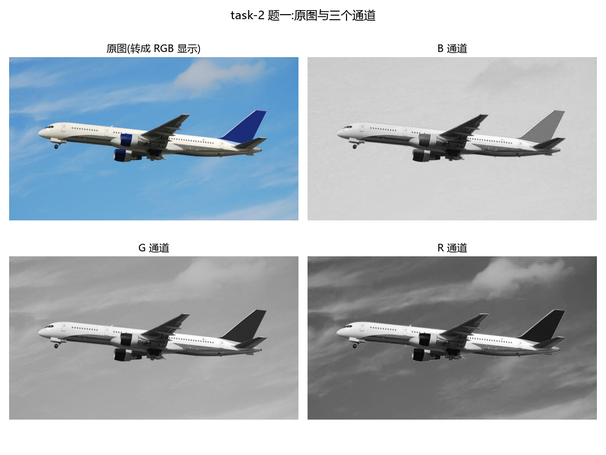
#> input picture results/task2_01_channels.png, 606 x 455 px, shrunk from 1200 x 900 before the run, given in place of example1.jpg, which was not available
$ python matrix_practice.py
#> lines starting #> are read from the running program, lines starting #| are printed output that depends on the picture; pictures that were not available may be replaced by others from this repository, and a replacement may not be noted
# -*- coding: utf-8 -*-
r"""
仿射矩阵填空练习:三种写法的对比

题目:把图片放大 1.5 倍,并向左移 200 像素。

运行:
    python src/matrix_practice.py

三种写法:
    A 你的答案   [[1.5,   1, -200], [  1, -1.5,   0]]
    B 正确写法   [[1.5,   0, -200], [  0,  1.5,   0]]   <- 以左上角为原点缩放
    C 以中心缩放 [[1.5,   0,   tx], [  0,  1.5,   ty]]   <- 图不会跑偏
"""

import os

import cv2
import matplotlib
import numpy as np

matplotlib.use("Agg")
import matplotlib.pyplot as plt  # noqa: E402

PROJECT_ROOT = os.path.dirname(os.path.dirname(os.path.abspath(__file__)))
IMAGE_FILE = os.path.join(PROJECT_ROOT, "data", "example1.jpg")
OUT_DIR = os.path.join(PROJECT_ROOT, "results")
os.makedirs(OUT_DIR, exist_ok=True)

plt.rcParams["font.sans-serif"] = ["Microsoft YaHei", "SimHei", "Arial Unicode MS"]
plt.rcParams["axes.unicode_minus"] = False

img = cv2.imread(IMAGE_FILE)
#> img is the input picture: shape (455, 606, 3); mean B, G, R 193.2, 186.6, 178.4
if img is None:
    raise SystemExit("读不到图片:" + IMAGE_FILE)

h, w = img.shape[:2]
#> h = 455; w = 606
SCALE = 1.5
SHIFT_X = -200

# ---------- 三种写法 ----------
M_A = np.float32([[1.5, 1, -200],
                  [1, -1.5, 0]])

M_B = np.float32([[SCALE, 0, SHIFT_X],
                  [0, SCALE, 0]])

# 以中心为基准缩放:线性部分后面再补一个补偿平移,让中心保持不动
tx_c = (w / 2) * (1 - SCALE) + SHIFT_X
#> tx_c = -351.5
ty_c = (h / 2) * (1 - SCALE)
#> ty_c = -113.8
M_C = np.float32([[SCALE, 0, tx_c],
                  [0, SCALE, ty_c]])
#> M_C = [[1.5, 0, -351.5], [0, 1.5, -113.8]]

cases = [
    ("A 你的答案", M_A),
    ("B 正确(以左上角为原点)", M_B),
    ("C 以中心为基准 + 左移 200", M_C),
]

print("=" * 60)
print("目标:放大 1.5 倍,并向左移 200 像素")
print("=" * 60)

for name, M in cases:
    det = M[0, 0] * M[1, 1] - M[0, 1] * M[1, 0]
    print()
    print(name)
    print("  矩阵:")
    print("    [[%7.2f, %7.2f, %8.2f]," % (M[0, 0], M[0, 1], M[0, 2]))
    print("     [%7.2f, %7.2f, %8.2f]]" % (M[1, 0], M[1, 1], M[1, 2]))
    print("  两条公式:")
    print("    新 x = %.2f*x + %.2f*y + %.2f" % (M[0, 0], M[0, 1], M[0, 2]))
    print("    新 y = %.2f*x + %.2f*y + %.2f" % (M[1, 0], M[1, 1], M[1, 2]))
    print("  行列式 det = %.2f" % det, end="  ")
    if det < 0:
        print("<- 负数!说明图像被镜像翻转了")
    else:
        print("<- 正数,面积放大 %.2f 倍" % det)

# ---------- 四个角被搬到哪里 ----------
rect = np.array([[0, 0], [w, 0], [w, h], [0, h]], dtype=np.float32)
#> rect = [[0, 0], [606, 0], [606, 455], [0, 455]]
corner_names = ["左上", "右上", "右下", "左下"]

print()
print("=" * 60)
print("四个角被搬到哪里(这才是矩阵最直观的读法)")
print("=" * 60)
for name, M in cases:
    homo = np.hstack([rect, np.ones((4, 1), dtype=np.float32)])
    moved = (M @ homo.T).T
    print()
    print(name)
    for i, cname in enumerate(corner_names):
        px, py = rect[i]
        mx, my = moved[i]
        print("  %s (%.0f, %.0f) -> (%.0f, %.0f)" % (cname, px, py, mx, my))

# ---------- 画出来 ----------
fig, axes = plt.subplots(1, 3, figsize=(18, 5.5))
for ax, (name, M) in zip(axes, cases):
    homo = np.hstack([rect, np.ones((4, 1), dtype=np.float32)])
    moved = (M @ homo.T).T

    before = np.vstack([rect, rect[:1]])
    ax.plot(before[:, 0], before[:, 1], "--", color="gray", linewidth=2, label="原位置")

    after = np.vstack([moved, moved[:1]])
    ax.plot(after[:, 0], after[:, 1], "-o", color="tab:red", linewidth=2,
            markersize=7, label="变换后")

    for (px, py), cname in zip(moved, corner_names):
        ax.annotate(cname, (px, py), textcoords="offset points", xytext=(9, -12),
                    color="tab:red", fontsize=11)

    ax.invert_yaxis()
    ax.set_aspect("equal")
    ax.grid(alpha=0.3)
    ax.set_title(name)
    ax.legend(loc="best", fontsize=9)

fig.suptitle("放大 1.5 倍 + 左移 200:三种写法的四个角", fontsize=15)
fig.tight_layout()
corners_path = os.path.join(OUT_DIR, "matrix_practice_corners.png")
fig.savefig(corners_path, dpi=110)
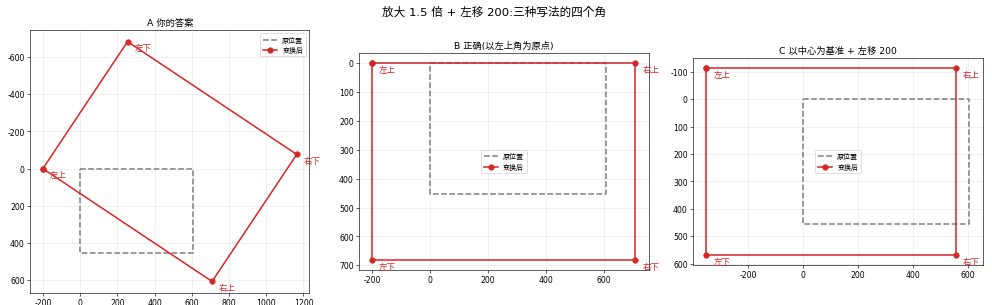
#> figure drawn by matplotlib, 3 panels
plt.close(fig)
print()
print("已保存四角对比图:", corners_path)

# ---------- 真正把图变换出来看一眼 ----------
big_w, big_h = int(w * 2.2), int(h * 2.2)
fig, axes = plt.subplots(1, 3, figsize=(18, 5.5))
for ax, (name, M) in zip(axes, cases):
    canvas = np.zeros((big_h, big_w, 3), dtype=np.uint8)
    canvas[:] = (40, 40, 40)
    warped = cv2.warpAffine(img, M, (big_w, big_h),
                            borderMode=cv2.BORDER_TRANSPARENT,
                            dst=canvas.copy())
    ax.imshow(cv2.cvtColor(warped, cv2.COLOR_BGR2RGB))
    ax.set_title(name)
    ax.axis("off")
#> this loop made 3 passes
#> pass 1, `warped = cv2.warpAffine(img, M, (big_w, big_h), borderMode=cv2.BORDER_..`:
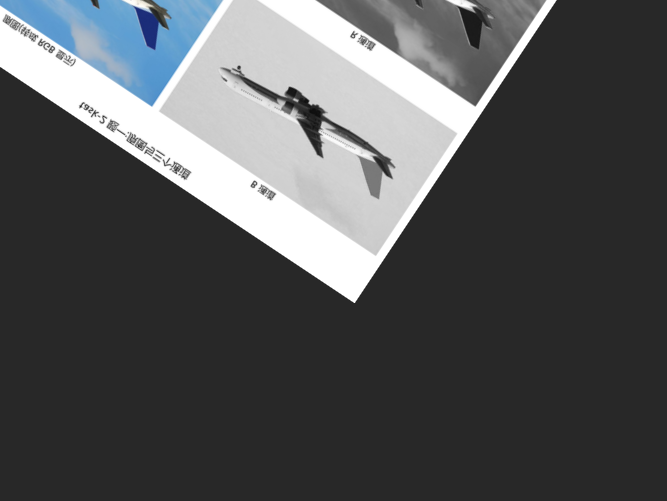
#> warped: shape (1001, 1333, 3) (shown at 1/2 size); mean B, G, R 87.3, 85.7, 83.9
#> pass 2, `warped = cv2.warpAffine(img, M, (big_w, big_h), borderMode=cv2.BORDER_..`:
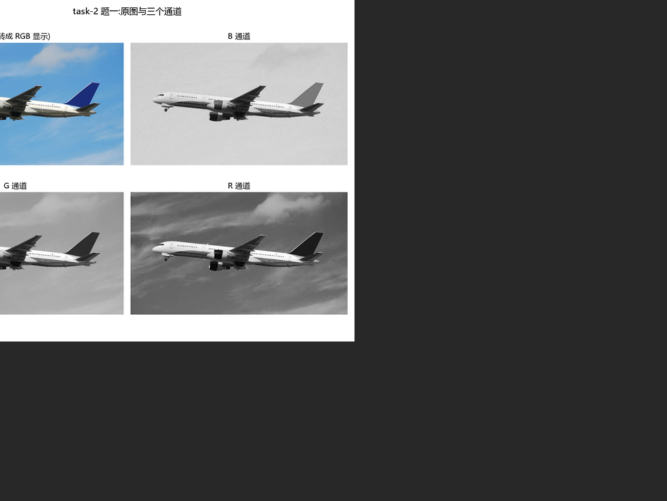
#> warped: shape (1001, 1333, 3) (shown at 1/2 size); mean B, G, R 94.4, 92.7, 90.6
#> pass 3, `warped = cv2.warpAffine(img, M, (big_w, big_h), borderMode=cv2.BORDER_..`:
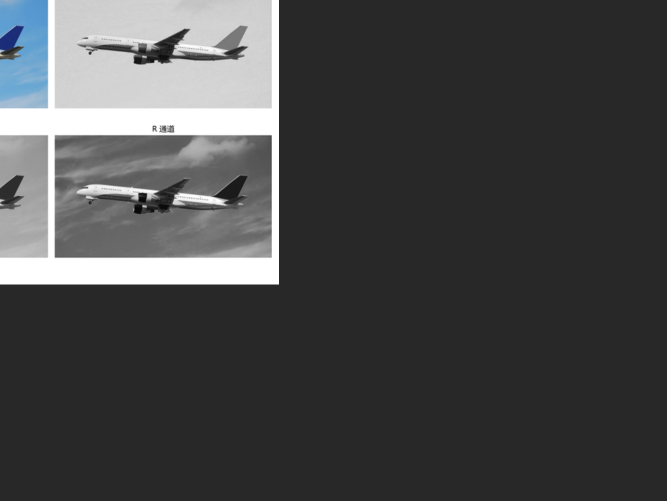
#> warped: shape (1001, 1333, 3) (shown at 1/2 size); mean B, G, R 72.9, 72.2, 71.5
#> after the loop: canvas: shape (1001, 1333, 3); every value is 40
fig.suptitle("实际变换结果(深灰区域是画布上多出来的部分)", fontsize=15)
fig.tight_layout()
warp_path = os.path.join(OUT_DIR, "matrix_practice_warped.png")
fig.savefig(warp_path, dpi=110)
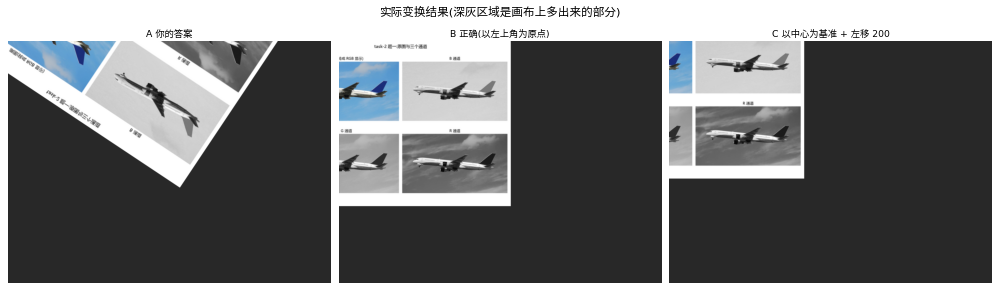
#> figure drawn by matplotlib, 3 panels
plt.close(fig)
print("已保存实际效果图:", warp_path)

$ run again, on results/task2_02_01_resize_half.png
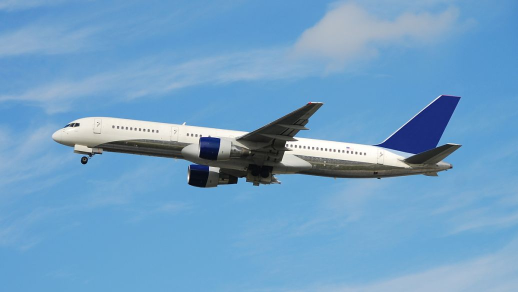
#> input picture results/task2_02_01_resize_half.png, 518 x 292 px, given in place of example1.jpg, which was not available
#> img is the input picture: shape (292, 518, 3); mean B, G, R 198.2, 159.8, 111.7
#> the loop `for ax, (name, M) in zip(axes, cases):` made 3 passes
#> pass 1, `warped = cv2.warpAffine(img, M, (big_w, big_h), borderMode=cv2.BORDER_..`:
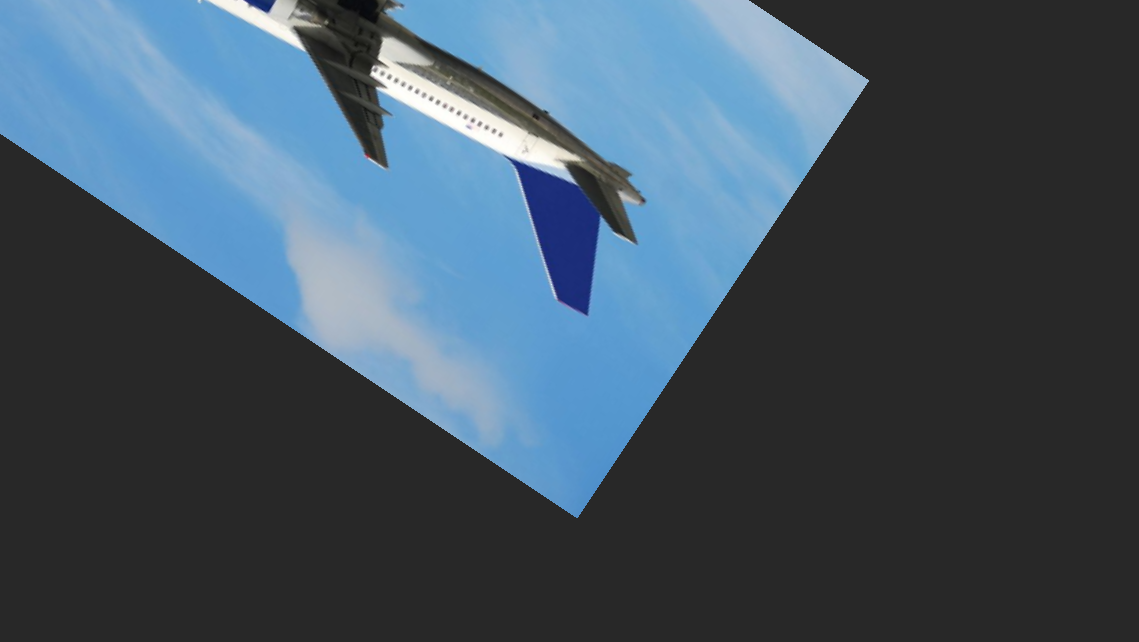
#> warped: shape (642, 1139, 3); mean B, G, R 97.7, 83.5, 66.4
#> `fig.savefig(warp_path, dpi=110)`:
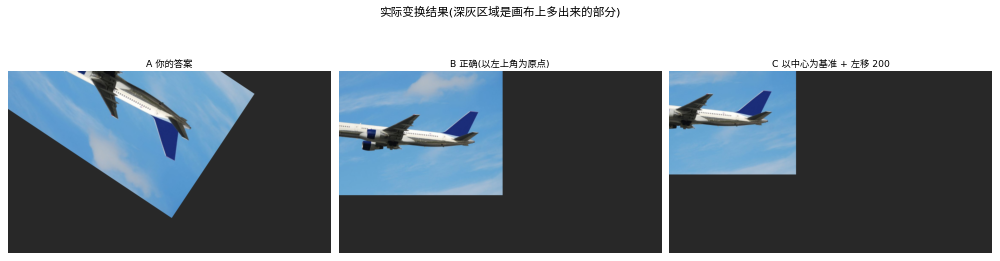
#> figure drawn by matplotlib, 3 panels
